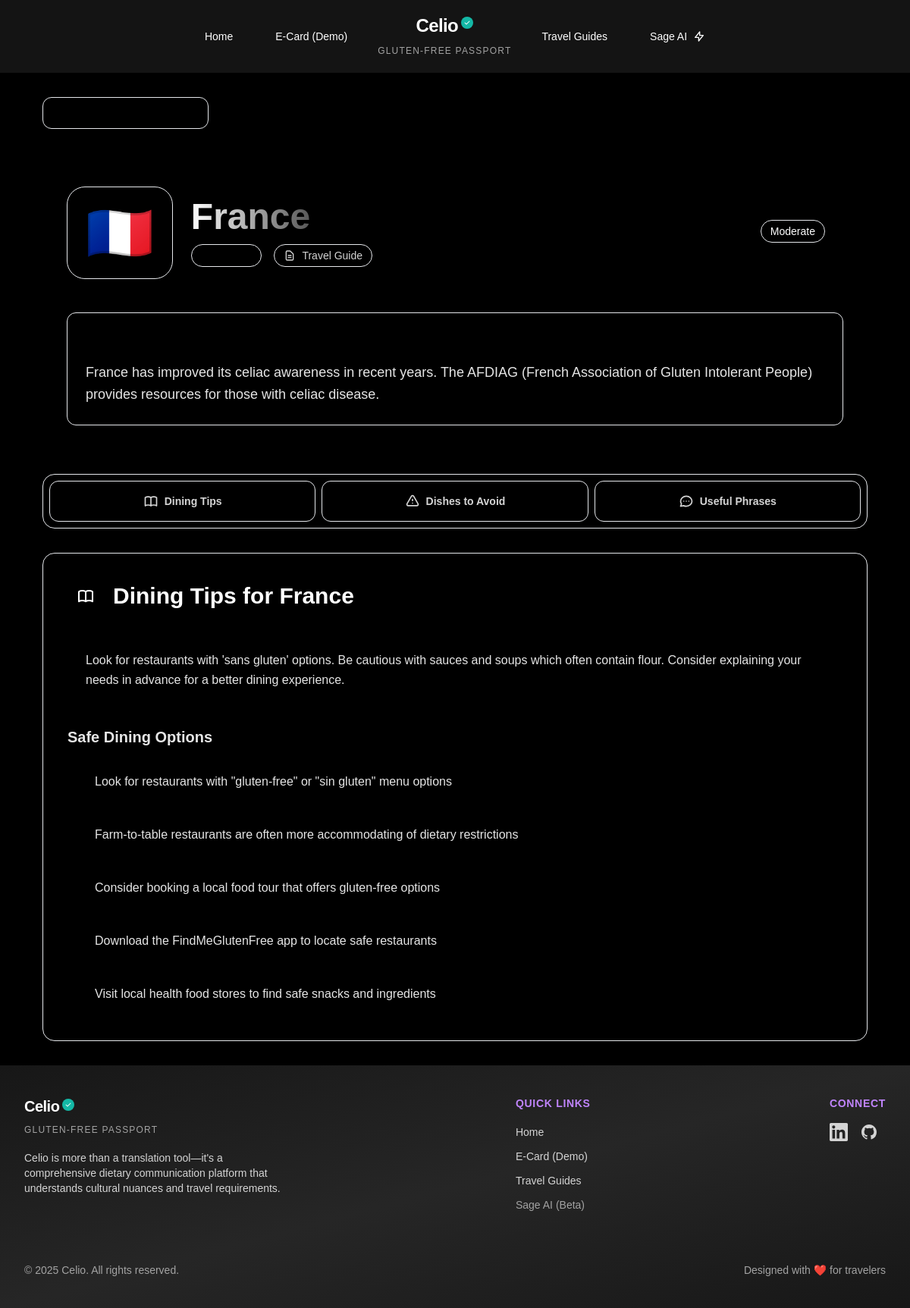
/travel/france/, run on the app's committed database.
### travel/models.py (models this page shows, shortened)
class Country(models.Model):
    name = models.CharField(max_length=100)
    slug = models.SlugField(max_length=100, unique=True, blank=True)
    code = models.CharField(max_length=2, unique=True)  # ISO country code (e.g., US, JP, FR)
    flag_emoji = models.CharField(max_length=10, blank=True)  # Flag emoji for display
    language = models.CharField(max_length=100)  # Primary language
    language_code = models.CharField(max_length=2)  # ISO language code (e.g., en, ja, fr)
    celiac_awareness = models.IntegerField(
        choices=[
            (1, _('Very Low')),
            (2, _('Low')),
            (3, _('Moderate')),
            (4, _('High')),
            (5, _('Very High')),
        ],
        default=3
    )
    color = models.CharField(max_length=7, default="#808080", help_text="Hex color code for the country card")
    summary = models.TextField(help_text=_("General information about celiac awareness in this country"))
    dining_tips = models.TextField(help_text=_("Tips for dining safely in this country"))
    class Meta:
        verbose_name_plural = "Countries"
        ordering = ['name']

### travel/views.py (the view)
# urls.py: path('<slug:slug>/', views.country_detail, name='country_detail'),
def country_detail(request, slug):
    country = get_object_or_404(Country, slug=slug)
    dishes_to_avoid = DishesToAvoid.objects.filter(country=country)
    general_phrases = RestaurantPhrase.objects.filter(country=country, category='general')
    ordering_phrases = RestaurantPhrase.objects.filter(country=country, category='ordering')
    ingredient_phrases = RestaurantPhrase.objects.filter(country=country, category='ingredients')
    e_card_phrases = RestaurantPhrase.objects.filter(country=country, category='message')
    return render(request, 'travel/country_detail.html', {
        'country': country,
        'dishes_to_avoid': dishes_to_avoid,
        'general_phrases': general_phrases,
        'ordering_phrases': ordering_phrases,
        'ingredient_phrases': ingredient_phrases,
        'e_card_phrases': e_card_phrases
    })

### subscription/context_processors.py (called while the page is built)
def subscription_status(request):
    return {
        'is_premium': True,
        'subscription_plan': 'premium',
        'subscription_status': 'active'
    }

### templates/travel/country_detail.html (shortened to what this page needs)
{% extends 'base.html' %}
{% load static %}
{% block content %}
<div class="max-w-6xl mx-auto px-4 sm:px-6 lg:px-8 py-8">
    <div class="mb-8">
        <a href="{% url 'travel:travel_guide_list' %}" class="inline-flex items-center px-4 py-2 bg-primary-800/50 border border-primary-700/50 rounded-xl text-accent-400 hover:text-accent-300 hover:bg-primary-700/50 hover:border-accent-500/30 transition-all duration-300 group">
            <svg class="w-5 h-5 mr-2 group-hover:-translate-x-1 transition-transform" fill="none" stroke="currentColor" viewBox="0 0 24 24">
                <path stroke-linecap="round" stroke-linejoin="round" stroke-width="2" d="M15 19l-7-7 7-7"></path>
            </svg>
        </a>
    </div>
    <div class="country-header rounded-2xl p-8 mb-8 backdrop-blur-sm">
        <div class="flex flex-col lg:flex-row lg:items-center gap-8">
            <div class="flex items-center gap-6">
                <div class="relative">
                    <div class="absolute inset-0 bg-gradient-to-br from-accent-500/20 to-accent-600/10 rounded-3xl blur-sm opacity-70"></div>
                    <div class="relative bg-gradient-to-br from-primary-700/50 to-primary-800/30 rounded-3xl p-6 border border-accent-500/20 backdrop-blur-sm">
                        <div class="text-7xl animate-pulse">{{ country.flag_emoji }}</div>
                    </div>
                </div>
                <div>
                    <h1 class="text-5xl font-bold bg-gradient-to-r from-white to-accent-200 bg-clip-text text-transparent mb-3">{{ country.name }}</h1>
                    <div class="flex items-center gap-4">
                        <div class="inline-flex items-center px-3 py-1 bg-accent-600/20 border border-accent-500/30 rounded-full text-accent-300 text-sm font-medium">
                            <svg class="w-4 h-4 mr-2" fill="none" stroke="currentColor" viewBox="0 0 24 24">
                                <path stroke-linecap="round" stroke-linejoin="round" stroke-width="2" d="M3 5h12M9 3v2m1.048 9.5A18.022 18.022 0 016.412 9m6.088 9h7M11 21l5-10 5 10M12.751 5C11.783 10.77 8.07 15.61 3 18.129"></path>
                            </svg>
                        </div>
                        <div class="inline-flex items-center px-3 py-1 bg-primary-700/30 border border-primary-600/30 rounded-full text-neutral-300 text-sm font-medium">
                            <svg class="w-4 h-4 mr-2" fill="none" stroke="currentColor" viewBox="0 0 24 24">
                                <path stroke-linecap="round" stroke-linejoin="round" stroke-width="2" d="M9 12h6m-6 4h6m2 5H7a2 2 0 01-2-2V5a2 2 0 012-2h5.586a1 1 0 01.707.293l5.414 5.414a1 1 0 01.293.707V19a2 2 0 01-2 2z"></path>
                            </svg>
                            Travel Guide
                        </div>
                    </div>
                </div>
            </div>
            <div class="lg:ml-auto">
                <div class="info-card rounded-xl p-6">
                    <div class="text-sm font-semibold text-accent-300 mb-3 uppercase tracking-wide">Celiac Awareness Level</div>
                    <div class="mb-4">
                        <div class="flex items-center justify-between mb-2">
                            <span class="text-sm font-medium text-accent-300">Celiac Awareness Level</span>
                            <span class="text-sm font-medium text-white px-3 py-1 bg-accent-600/20 rounded-full border border-accent-500/30">
                                {% if country.celiac_awareness == 1 %}Very Low
                                {% elif country.celiac_awareness == 2 %}Low
                                {% elif country.celiac_awareness == 3 %}Moderate
                                {% elif country.celiac_awareness == 4 %}High
                                {% elif country.celiac_awareness == 5 %}Very High
                                {% endif %}
                            </span>
                        </div>
                        <div class="w-full bg-primary-800/50 rounded-full h-3">
                            <div class="bg-gradient-to-r from-accent-500 to-accent-400 h-3 rounded-full transition-all duration-300" style="width: {% widthratio country.celiac_awareness 5 100 %}%"></div>
                        </div>
                    </div>
                </div>
            </div>
        </div>
        <div class="mt-8 p-6 bg-primary-800/30 rounded-xl border border-primary-700/30">
            <h2 class="text-lg font-semibold text-accent-300 mb-3">Country Overview</h2>
            <p class="text-neutral-200 text-lg leading-relaxed">{{ country.summary }}</p>
        </div>
    </div>
    <div class="mb-8">
        <div class="flex flex-wrap gap-2 p-2 bg-primary-900/50 rounded-2xl border border-primary-700/30">
            <button data-tab="dining-tips" class="tab-button active flex-1 min-w-0 py-4 px-6 text-sm font-semibold rounded-xl border border-primary-600/30 text-neutral-300 relative z-10">
                <div class="flex items-center justify-center gap-2">
                    Dining Tips
                </div>
            </button>
            <button data-tab="dishes-to-avoid" class="tab-button flex-1 min-w-0 py-4 px-6 text-sm font-semibold rounded-xl border border-primary-600/30 text-neutral-300 relative z-10">
                <div class="flex items-center justify-center gap-2">
                    <svg class="w-5 h-5" fill="none" stroke="currentColor" viewBox="0 0 24 24">
                        <path stroke-linecap="round" stroke-linejoin="round" stroke-width="2" d="M12 9v2m0 4h.01m-6.938 4h13.856c1.54 0 2.502-1.667 1.732-3L13.732 4c-.77-1.333-2.694-1.333-3.464 0L3.34 16c-.77 1.333.192 3 1.732 3z"></path>
                    </svg>
                    Dishes to Avoid
                </div>
            </button>
            <button data-tab="restaurant-phrases" class="tab-button flex-1 min-w-0 py-4 px-6 text-sm font-semibold rounded-xl border border-primary-600/30 text-neutral-300 relative z-10">
                <div class="flex items-center justify-center gap-2">
                    <svg class="w-5 h-5" fill="none" stroke="currentColor" viewBox="0 0 24 24">
                        <path stroke-linecap="round" stroke-linejoin="round" stroke-width="2" d="M8 12h.01M12 12h.01M16 12h.01M21 12c0 4.418-4.03 8-9 8a9.863 9.863 0 01-4.255-.949L3 20l1.395-3.72C3.512 15.042 3 13.574 3 12c0-4.418 4.03-8 9-8s9 3.582 9 8z"></path>
                    </svg>
                    Useful Phrases
                </div>
            </button>
        </div>
    </div>
    <div class="content-section rounded-2xl border border-primary-700/30">
        <div id="dining-tips" class="tab-content active">
            <div class="p-8">
                <div class="flex items-center gap-3 mb-6">
                    <div class="w-12 h-12 bg-gradient-to-br from-accent-500 to-accent-600 rounded-xl flex items-center justify-center">
                    </div>
                    <h2 class="text-3xl font-bold text-white">Dining Tips for {{ country.name }}</h2>
                </div>
                <div class="space-y-6 text-neutral-200">
                    <div class="info-card rounded-xl p-6">
                        <p class="leading-relaxed">{{ country.dining_tips }}</p>
                    </div>
                    <div class="mt-8">
                        <h3 class="text-xl font-semibold text-accent-300 mb-4">Safe Dining Options</h3>
                        <div class="grid gap-3">
                            <div class="info-card rounded-xl p-4 group">
                                <div class="flex items-start gap-3">
                                    <div class="w-2 h-2 bg-accent-500 rounded-full mt-3 group-hover:bg-accent-400 transition-colors"></div>
                                    <p class="text-neutral-200 leading-relaxed">Look for restaurants with "gluten-free" or "sin gluten" menu options</p>
                                </div>
                            </div>
                            <div class="info-card rounded-xl p-4 group">
                                <div class="flex items-start gap-3">
                                    <div class="w-2 h-2 bg-accent-500 rounded-full mt-3 group-hover:bg-accent-400 transition-colors"></div>
                                    <p class="text-neutral-200 leading-relaxed">Farm-to-table restaurants are often more accommodating of dietary restrictions</p>
                                </div>
                            </div>
                            <div class="info-card rounded-xl p-4 group">
                                <div class="flex items-start gap-3">
                                    <div class="w-2 h-2 bg-accent-500 rounded-full mt-3 group-hover:bg-accent-400 transition-colors"></div>
                                    <p class="text-neutral-200 leading-relaxed">Consider booking a local food tour that offers gluten-free options</p>
                                </div>
                            </div>
                            <div class="info-card rounded-xl p-4 group">
                                <div class="flex items-start gap-3">
                                    <div class="w-2 h-2 bg-accent-500 rounded-full mt-3 group-hover:bg-accent-400 transition-colors"></div>
                                    <p class="text-neutral-200 leading-relaxed">Download the FindMeGlutenFree app to locate safe restaurants</p>
                                </div>
                            </div>
                            <div class="info-card rounded-xl p-4 group">
                                <div class="flex items-start gap-3">
                                    <div class="w-2 h-2 bg-accent-500 rounded-full mt-3 group-hover:bg-accent-400 transition-colors"></div>
                                    <p class="text-neutral-200 leading-relaxed">Visit local health food stores to find safe snacks and ingredients</p>
                                </div>
                            </div>
                        </div>
                    </div>
                </div>
            </div>
        </div>
    </div>
</div>
{% endblock %}

### static/css/primary_accent_theme.css (style rules this page uses)
:root { --primary-950: #f8f8f8; --primary-900: #e0e0e0; --primary-800: #c0c0c0; --primary-700: #a0a0a0; --accent-600: #6b46c1; --accent-500: #7c3aed; --accent-400: #8b5cf6; --accent-300: #a78bfa; --accent-200: #c4b5fd; --accent-100: #e0e7ff; }

### templates/base.html (style rules this page uses)
body { position: relative; overflow-x: hidden; font-family: 'Hex Franklin', sans-serif; color: var(--neutral-100); background: black; min-height: 100vh; line-height: 1.6; }

### data on the page
Country: flag_emoji "🇫🇷", summary "France has improved its celiac awareness in recent years. The AFDIAG (French Association of Gluten Intolerant People) provides resources for those with celiac disease.", name "France", dining_tips "Look for restaurants with 'sans gluten' options. Be cautious with sauces and soups which often contain flour. Consider explaining your needs in advance for a better dining experience."
